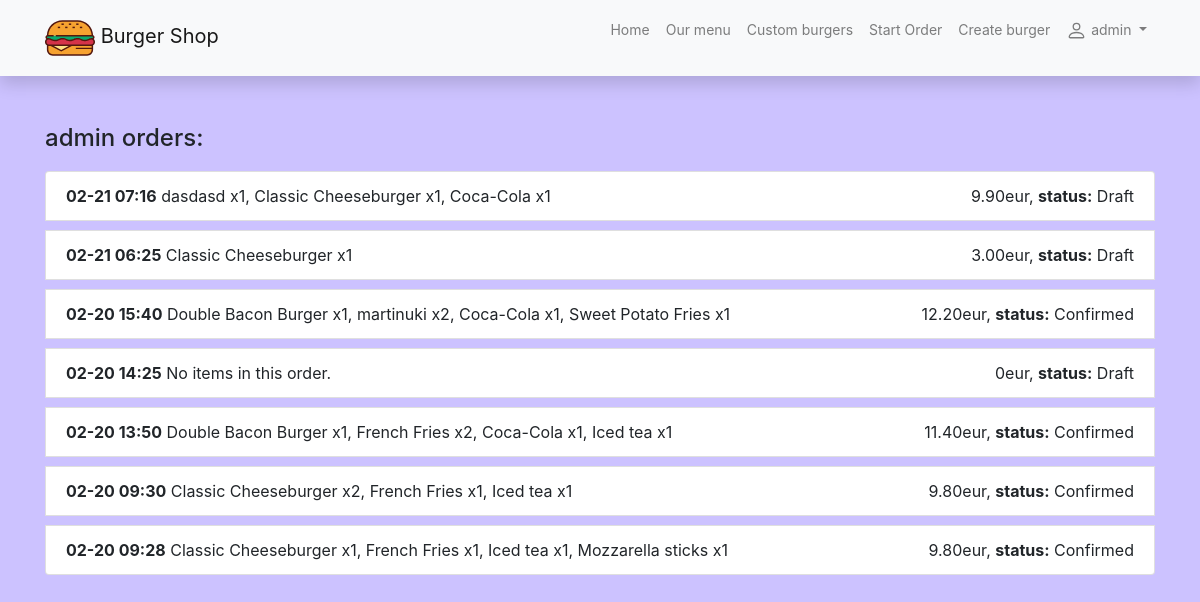
Before: /burger_shop/my-orders/ (signed in) with the older database file.
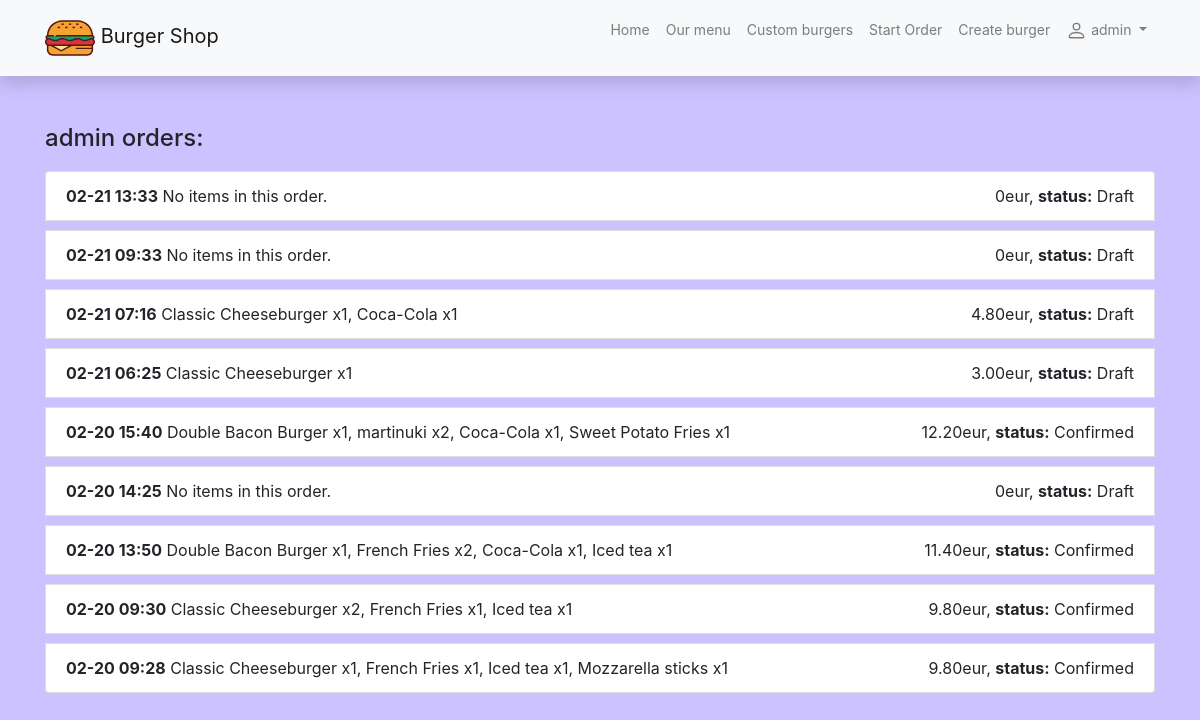
After: the same page with the newer database file.
### burger_shop/models.py (models this page shows, shortened)
class Order(models.Model):
    user = models.ForeignKey(User, on_delete=models.SET_NULL, null=True, blank=True)
    time = models.DateTimeField(auto_now_add=True)
    ORDER_STATUS = (
        ('d', 'Draft'),
        ('co', 'Confirmed'),
        ('f', 'Finished'),
        ('ca', 'Cancelled')
    )
    order_status = models.CharField('Order status',
                                max_length=2,
                                choices= ORDER_STATUS,
                                default='d',
                                help_text='Status of order')
    PAYMENT_STATUS = (
        ('p', 'Pending'),
        ('pd', 'Paid'),
        ('f', 'Failed'),
        ('ca', 'Cancelled')
    )
    payment_status = models.CharField('Payment status',
                                    max_length=2,
                                    choices=PAYMENT_STATUS,
                                    default='p',
                                    help_text='Status of payment')
    @property
    def total_price(self):
        return sum(item.total_price for item in self.orderitem_set.all())
    class Meta:
        verbose_name = 'Order'
        verbose_name_plural = 'Orders'

class OrderItem(models.Model):
    order = models.ForeignKey(Order, on_delete=models.CASCADE)
    menu_item = models.ForeignKey(MenuItem, on_delete=models.SET_NULL, blank=True, null=True)
    custom_burger = models.ForeignKey('CustomBurger', on_delete=models.SET_NULL, blank=True, null=True)
    quantity = models.IntegerField('Quantity')
    @property
    def total_price(self):
        if self.menu_item:
            return self.menu_item.price * self.quantity
        elif self.custom_burger:
            return self.custom_burger.total_price * self.quantity
        return 0
    class Meta:
        verbose_name = 'Order Item'
        verbose_name_plural = 'Order Items'

class CustomBurger(models.Model):
    user = models.ForeignKey(User, on_delete=models.SET_NULL, null=True, blank=True)
    name = models.CharField('Name', max_length=50)
    image = models.ImageField(upload_to='users_burgers', blank=True, null=True)
    @property
    def total_price(self):
        recipe_items = self.customburgerrecipe_set.all()
        return sum(item.price for item in recipe_items)
    class Meta:
        verbose_name = 'Custom Burger'
        verbose_name_plural = 'Custom Burgers'

class MenuItem(models.Model):
    category = models.CharField('Category', max_length=50)
    name = models.CharField('Name', max_length=50)
    description = models.TextField('Description', max_length=150)
    price = models.DecimalField('Price', max_digits=30, decimal_places=2)
    image = models.ImageField(upload_to='menu_items/', blank=True, null=True)
    class Meta:
        verbose_name = 'Menu Item'
        verbose_name_plural = 'Menu Items'

class CustomBurgerRecipe(models.Model):
    custom_burger = models.ForeignKey(CustomBurger, on_delete=models.CASCADE, null=True, blank=True)
    ingredient = models.ForeignKey(Ingredient, on_delete=models.CASCADE, null=True, blank=True)
    quantity = models.IntegerField('Quantity')
    @property
    def price(self):
        if self.ingredient and self.quantity:
            return self.ingredient.price * self.quantity
        return 0

class Ingredient(models.Model):
    category = models.CharField('Category', max_length=50)
    name = models.CharField('Name', max_length=50)
    description = models.CharField('Description', max_length=150)
    price = models.DecimalField('Price', max_digits=30, decimal_places=2)
    part_image = models.ImageField(upload_to='burger_components/', blank=True)
    class Meta:
        verbose_name = 'Ingredient'
        verbose_name_plural = 'Ingredients'

### burger_shop/views.py (the view)
# urls.py: path('my-orders/', views.user_orders, name='user_orders'),
@login_required
def user_orders(request):
    orders = Order.objects.filter(user=request.user).prefetch_related('orderitem_set__menu_item', 'orderitem_set__custom_burger').order_by('-time')
    return render(request, 'user_orders.html', {'orders': orders})

### burger_shop/templates/user_orders.html
{% extends 'base.html' %}
{% block content %}
<h4>{{ user.username }} orders:</h4>
<ul class="list-group">
    {% for order in orders %}
        <li class="list-group-item d-flex justify-content-between align-items-center" style="margin-top: 10px">
            <span><strong>{{ order.time|date:"m-d H:i" }}</strong>
            {% for item in order.orderitem_set.all %}
                    {% if item.menu_item %}
                        {{ item.menu_item.name }} x{{ item.quantity }}{% if not forloop.last %}, {% endif %}
                    {% elif item.custom_burger %}
                        {{ item.custom_burger.name }} x{{ item.quantity }}{% if not forloop.last %}, {% endif %}
                    {% endif %}
                {% empty %}
                    No items in this order.
                {% endfor %}
            </span>
            <span> {{ order.total_price }}eur, <strong>status:</strong> {{ order.get_order_status_display }}</span>
        </li>
    {% empty %}
        <li class="list-group-item">Your order is empty.</li>
    {% endfor %}
</ul>
{% endblock %}

Changed rows visible on the page:
added Order: time "02-21 13:33", total_price "0", order_status "Draft"
added Order: time "02-21 09:33", total_price "0", order_status "Draft"
changed Order (number 3 of 9 on the later page): loses OrderItem (custom_burger.name "dasdasd", quantity "1"); total_price "9.90" → "4.80"
